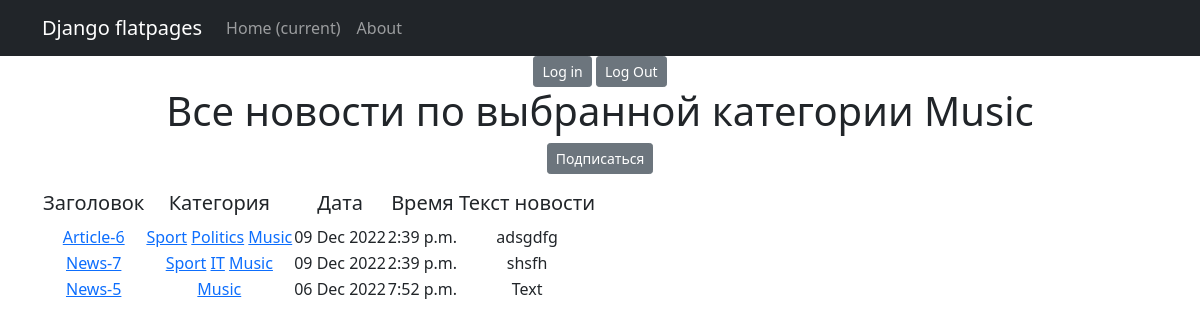
Page /news/categories/5 on the committed database.
### news/models.py (models this page shows, shortened)
class Category(models.Model):
    name = models.CharField(max_length=127, unique=True)
    subscribers = models.ManyToManyField(User, through='SubscribeCategory')
    def __str__(self):
        return f'{self.name}'

class Post(models.Model):
    authorP = models.ForeignKey(Author, on_delete=models.CASCADE)
    articles = "AR"
    news = "NW"
    CATEGORY_TYPES = [
        (articles, 'Статья'),
        (news, 'Новость')
    ]
    category_type = models.CharField(max_length=2, choices=CATEGORY_TYPES, default=news)
    time_add = models.DateTimeField(auto_now_add=True)
    post_category = models.ManyToManyField(Category, through='PostCategory')
    title = models.CharField(max_length=255)
    text = models.TextField()
    rating = models.IntegerField(default=0)
    def get_absolute_url(self):
        return reverse('news_detail', args=[str(self.id)])

### news/views.py (the view)
# urls.py: path('categories/<int:pk>', CategoryListView.as_view(), name='category_list'),
class CategoryListView(ListView):
    model = Post
    template_name = 'category_list.html'
    context_object_name = 'category_list'
    def get_queryset(self):
        self.category = get_object_or_404(Category, id=self.kwargs['pk'])
        queryset = Post.objects.filter(post_category=self.category).order_by('-time_add')
        return queryset
    def get_context_data(self, **kwargs):
        context = super().get_context_data(**kwargs)
        context['is_not_subscriber'] = self.request.user not in self.category.subscribers.all()
        context['category'] = self.category
        return context

### news/templatetags/d36_filters.py (called while the page is built)
@register.filter()
def censor(txt):
    replace_list = ['some', 'news-1']
    if not isinstance(txt, str):
        raise TypeError(f'invalid object type for censorship')
    else:
        for word in txt.split(" "):
            if word.lower() in replace_list:
                txt = txt.replace(word, f'{word[0]}{"*"*(len(word)-2)}{word[-1]}')
    return txt

### templates/category_list.html (shortened to what this page needs)
{% extends 'flatpages/default.html' %}
{% load d36_filters %}
{% load custom_tags %}
{% block content %}
<a href="/accounts/login" class="btn btn-secondary btn-sm">Log in</a>
<a href="/accounts/logout" class="btn btn-secondary btn-sm">Log Out</a>
<h1>Все новости по выбранной категории
    {{ category }}
</h1>
  {% if is_not_subscriber %}
  <p class="text-center"><a href="{% url 'subscribe' category.id %}" class="btn btn-secondary btn-sm">Подписаться</a></p>
  {% endif %}
   {% if category_list %}
       <table>
           <tr>
               <td><h5>Заголовок</h5></td>
               <td><h5>Категория</h5></td>
               <td><h5>Дата</h5></td>
               <td><h5>Время</h5></td>
               <td><h5>Текст новости</h5></td>
           </tr>
           {% for n in category_list %}
           <tr>
               <td><a href="{{n.get_absolute_url}}">{{ n.title|censor }}</a></td>
               <td>{% for cat in n.post_category.all %}
                    <a href="{% url 'category_list' cat.id %}">{{ cat.name }}</a>
                    {% endfor %}
               </td>
               <td>{{ n.time_add|date:'d M Y' }}</td>
               <td>{{ n.time_add|time }}</td>
               <td>{{ n.text|truncatewords:20|censor }}</td>
           </tr>
           {% endfor %}
       </table>
   {% else %}
       <h2>Новостей нет!</h2>
   {% endif %}
{% endblock content %}

### rows in the picture
Category: name "Music"
Post: title|censor "Article-6", time_add "09 Dec 2022", time_add "2:39 p.m.", text|censor "adsgdfg"
Category: name "Sport"
Category: name "Politics"
Post: title|censor "News-7", time_add "09 Dec 2022", time_add "2:39 p.m.", text|censor "shsfh"
Category: name "IT"
Post: title|censor "News-5", time_add "06 Dec 2022", time_add "7:52 p.m.", text|censor "Text"
